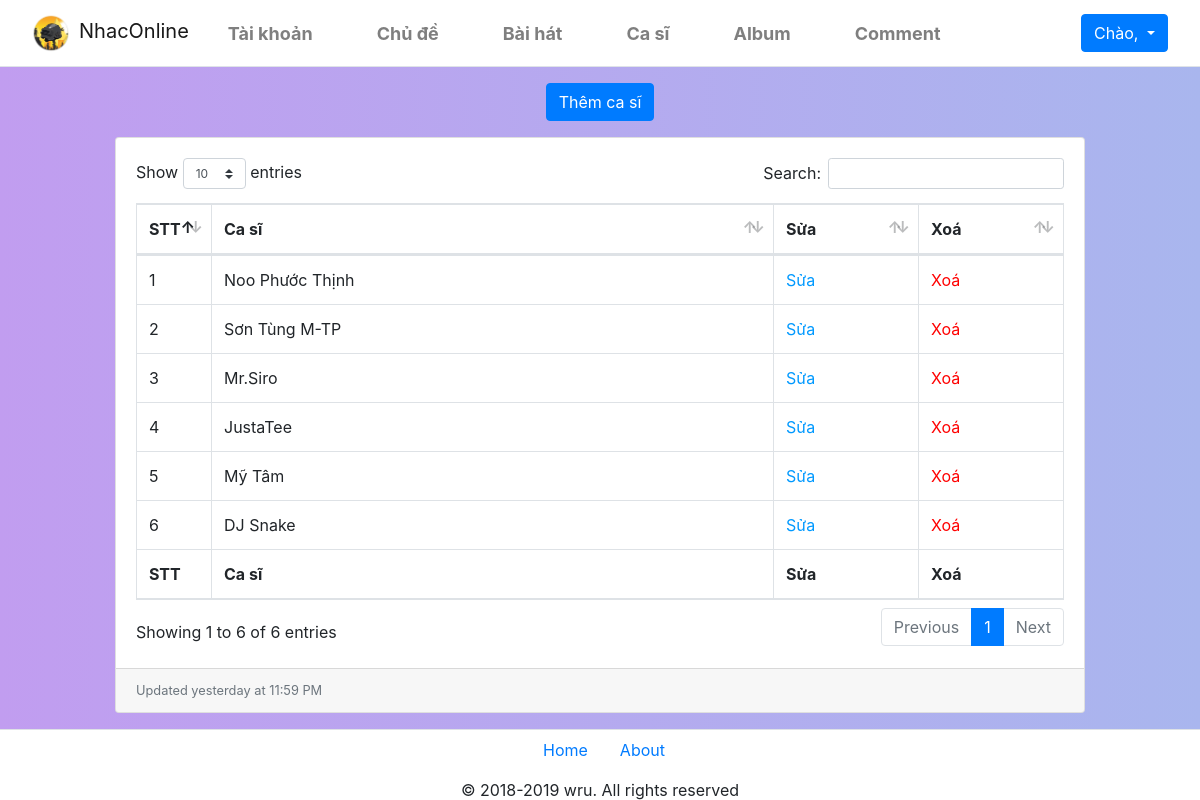
The page /Sources/admin/casi.php on the database as committed earlier.
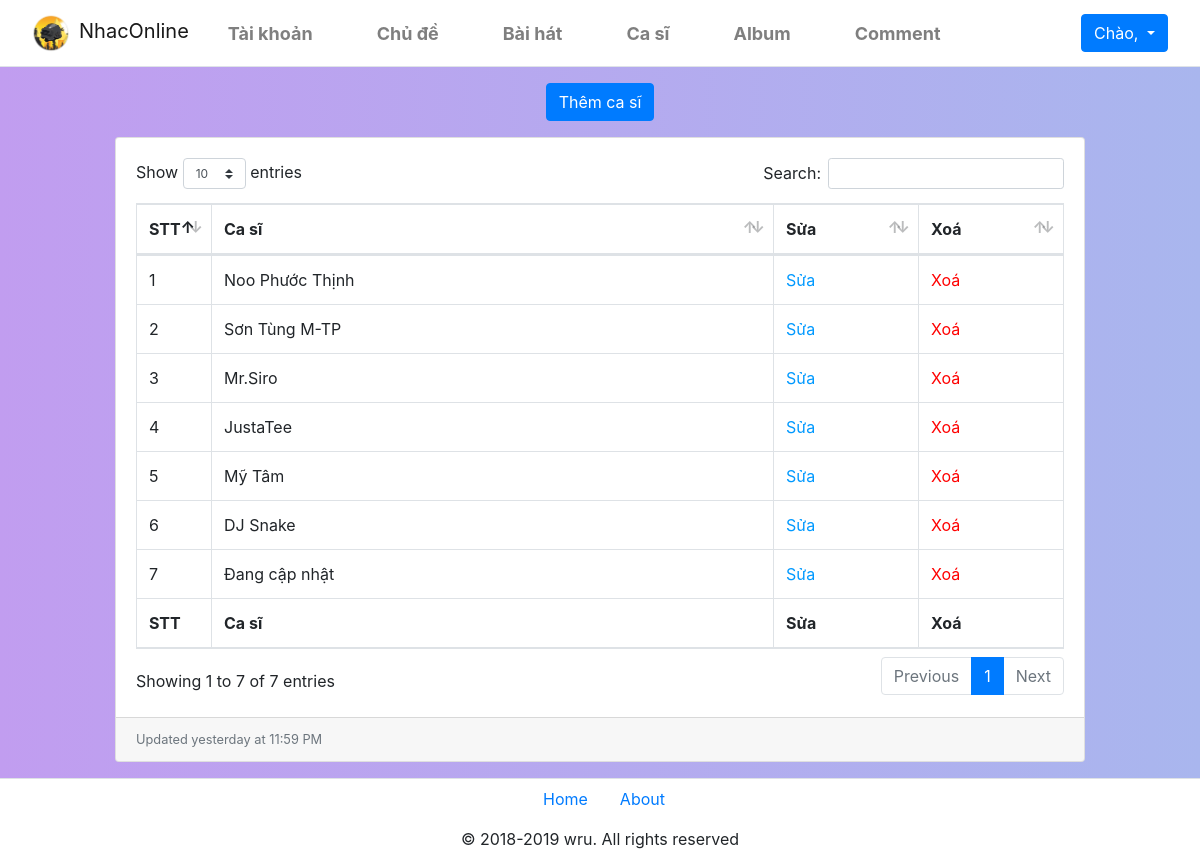
The same page on the database as committed later.
### tables this page shows
CREATE TABLE `casi` (
  `id` int(100) NOT NULL,
  `tencasi` varchar(100) NOT NULL,
  `image` varchar(100) NOT NULL,
  `tieusu` text
);

### Sources/admin/casi.php (the view, shortened to what this page needs)
<!DOCTYPE html>
<html lang="en">
<head>
    <link href="css/bootstrap.min.css" rel="stylesheet">
    <link href="css/dataTables.bootstrap4.css" rel="stylesheet">
    <link rel="stylesheet" href="./css/fix.css">
</head>
<body>
    <?php
        include('header.php');
    ?>
    <main class="col-md-10 m-auto">
    <div class="mt-3 mb-2 text-center"><a href="./themcasi.php" class="btn btn-primary">Thêm ca sĩ</a></div>
    <div class="card mb-3 mt-3">
        <div class="card-body">
            <div class="table-responsive">
                <table class="table table-bordered" id="dataTable" width="100%" cellspacing="0">
                    <thead>
                        <tr>
                            <th>STT</th>
                            <th>Ca sĩ</th>
                            <th>Sửa</th>
                            <th>Xoá</th>
                        </tr>
                    </thead>
                    <tfoot>
                        <tr>
                            <th>STT</th>
                            <th>Ca sĩ</th>
                            <th>Sửa</th>
                            <th>Xoá</th>
                        </tr>
                    </tfoot>
                    <tbody>
                    <?php
                        include('../php/connect.php');
                        $stt=1;
                        $result = mysqli_query($con,"Select * from casi");
                        While($data = mysqli_fetch_assoc($result))
                        {
                            echo "<tr>";
                            echo "<td style='width:50px;'>$stt</td>";
                            echo "<td>$data[tencasi]</td>";
                            echo "<td style='width:120px;'><a href='./suacasi.php?id=$data[id]' style='color:#09F;'>Sửa</a></td>";
                            echo "<td style='width:120px;'><a href='./del_casi.php?id=$data[id]' onclick=' return xacnhan();' style='color:red;'>Xoá</a></td>";
                            echo "</tr>";
                            $stt++;
                        }
                    ?>
                    </tbody>
                </table>
            </div>
        </div>
        <div class="card-footer small text-muted">Updated yesterday at 11:59 PM</div>
    </div>
    </main>
    <?php
        include('footer.php');
    ?>
</body>
</html>

Rows that differ between the two databases and show on the page:
added casi: tencasi "Đang cập nhật"
Other text that changed with them:
text written by a page script: "Show entries Search: Showing 1 to 6 of 6 entries Previous 1 Next" → "Show entries Search: Showing 1 to 7 of 7 entries Previous 1 Next"
